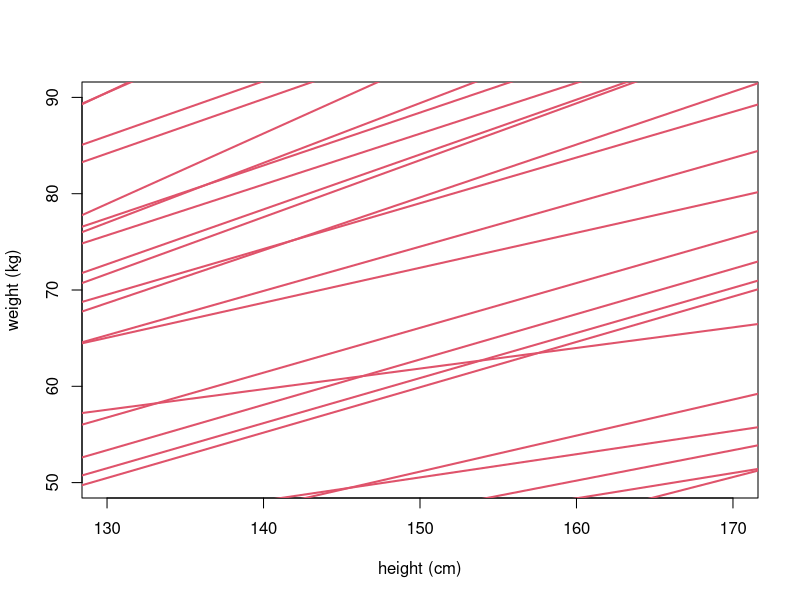

Here is the R script that generated this plot:
n <- 1e3
a <- rnorm(n, 0, 10)
b <- runif(n, 0, 1)
plot(NULL, xlim = c(130, 170), ylim = c(50, 90), xlab = "height (cm)", ylab = "weight (kg)")
for (j in 1:50) abline(a = a[j], b = b[j], lwd = 2, col = 2)